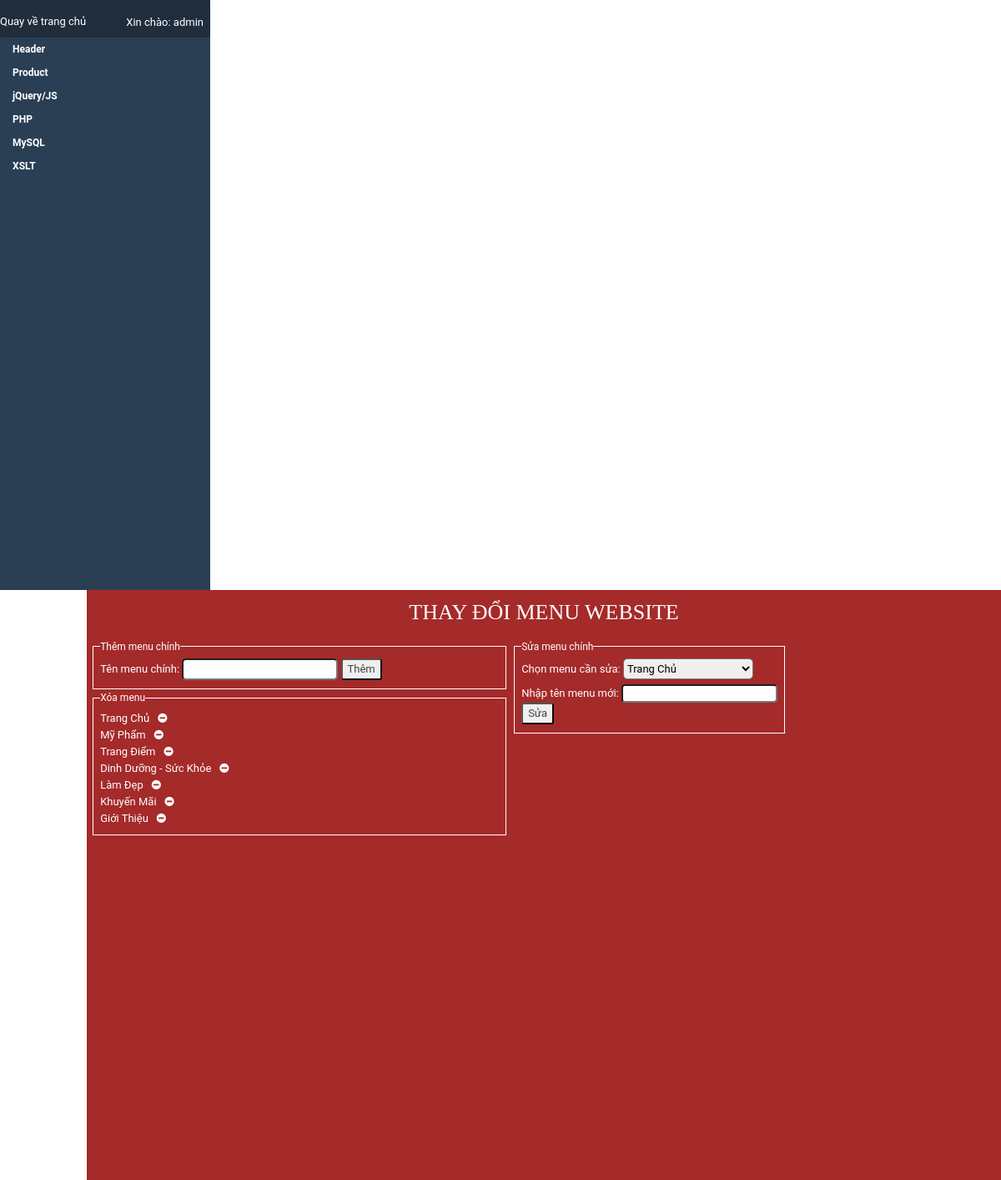
Screenshot of /admin/change-menu.php (signed in) with the database file from the repository.
### tables this page shows
CREATE TABLE `menu` (
  `id_menu` int(10) NOT NULL,
  `name_menu` varchar(50) NOT NULL,
  `link_menu` varchar(50) NOT NULL
);

### admin/change-menu.php (the view, shortened to what this page needs)
<!DOCTYPE html PUBLIC "https://www.facebook.com/huynh.sang.7374/">
<html xmlns="https://www.facebook.com/huynh.sang.7374/">
<head>
<link rel="stylesheet" type="text/css" href="../css/style.css"/>
<link rel="stylesheet" type="text/css" href="../css/reset.css"/>
<link rel="stylesheet" href="https://maxcdn.bootstrapcdn.com/font-awesome/4.4.0/css/font-awesome.min.css" />
</head>
<body>
<div id ="wrapper">
<?php
	include("../index/connect.php");
?>
<div class="ad_leftbar">
<div class="ad_login">
		<div class="back_index">
        	<a href="../index.php">Quay về trang chủ</a>
        </div>
        <div class="login">
        <?php
        	if (isset($_SESSION['username']))
			{
				echo '<a href="admin/admin.php" style="display:block; !important;" class="xinchao">Xin chào: '.$_SESSION['username'].'
				<div class="hv_member">
          		<span class="exit"><a href="logout.php">Đăng xuất</a></span>
         		 </div>
				</a>';
			}
			else
			{
				echo '<a href="admin/admin.php" style="display:none; !important;" class="xinchao">Xin chào:'.$_SESSION['username'].'</a>';
				echo '<a href="#login-box" class="login-window" style="display:block !important;">Đăng nhập/Đăng ký</a>
';
			}
		?>
        </div>
</div>
<div class="containerR">
            <ul id="nav">
                <li><a href="#" class="sub">Header</a><img src="images/up.gif" alt="" />
               		 <ul>
                        <li><a href="change-logo.php">Thay đổi logo web</a></li>
                        <li><a href="change-menu.php">Thay đổi menu web</a></li>
                        <li><a href="change-banner.php">Thay đổi banner web</a></li>
                    </ul>
                </li>
                <li><a href="ad-product.php" class="sub" tabindex="1">Product</a><img src="images/up.gif" alt="" />
                    <ul>
                        <li><a href="add-product.php" >Thêm sản phẩm</a></li>
                        <li><a href="ad-product.php" >Xóa / sửa</a></li>
                    </ul>
                </li>
                    <ul>
                        <li><a href="#">Link 1</a></li>
                        <li><a href="#">Link 2</a></li>
                        <li><a href="#">Link 3</a></li>
                        <li><a href="#">Link 4</a></li>
                        <li><a href="#">Link 5</a></li>
                    </ul>
                <li><a href="#" class="sub" tabindex="1">jQuery/JS</a><img src="images/up.gif" alt="" />
                    <ul>
                        <li><a href="#">Link 6</a></li>
                        <li><a href="#">Link 7</a></li>
                        <li><a href="#">Link 8</a></li>
                        <li><a href="#">Link 9</a></li>
                        <li><a href="#">Link 10</a></li>
                    </ul>
                </li>
                <li><a href="#">PHP</a></li>
                <li><a href="#">MySQL</a></li>
                <li><a href="#">XSLT</a></li>
            </ul>
        </div>
</div>
<div class="right_bar">
	<h1 class="tdlg">THAY ĐỔI MENU WEBSITE</h1>
    <div class="change_menu">
    	<form action="change-menu.php" method="post" name="form_menu">
        <fieldset class="field_add">
        <legend>Thêm menu chính</legend>
        	Tên menu chính: <input type="text" name="tenmenu" value="" class="ten_menu"> <input type="submit" name="ok" value="Thêm" class="them" >
            </fieldset>
        </form>
        <fieldset style="border:1px solid #fff;">
        <legend >Xóa menu</legend>
        <div class="show">
        	<ul>
       		<?php
            	$q= mysqli_query($conn,"SELECT * FROM menu");
				while($q_items = mysqli_fetch_array($q))
				{
					echo "<li>".$q_items['name_menu']."<a href='delete-menu.php?id=".$q_items['id_menu']."' class='del' title='Xóa'></a></li>";
				}
			?>
            </ul>
        </div>
        </fieldset>
    </div>
    <div class="change_menu_">
    	<form action="" method="post" name="formsua">
        	<fieldset class="field_add">
            	<legend>Sửa menu chính</legend>
                Chọn menu cần sửa:
            		<select name="sl2">
                    <?php
                    	$menu_query =mysqli_query($conn,"SELECT * FROM menu");
						while($menu_items = mysqli_fetch_array($menu_query))
						{
							echo '<option value="'.$menu_items['id_menu'].'">'.$menu_items['name_menu'].'</option>';
						}
					?>
           			</select><br/>
                    Nhập tên menu mới: <input type="text" value="" name="sua" class="sua"/><br/>
                    <input type="submit" name="yes1" value="Sửa" class="them"/><br/>
            </fieldset>
        </form>
    </div>
</div>
</div>
</body>
</html>

### css/style.css (style rules this page uses)
.login { float: right; padding-top: 12px; line-height: 30px; position:relative; }
.login a { color: #fff; }
fieldset { border:none; }
.ad_leftbar { background: #2A3F54; width: 244px; height: 707px; padding-right: 8px; float: left; }
.ad_login { width: 100%; height: 45px; padding-right: 8px; background-color: rgba(19, 20, 29, 0.42); border-radius: 3px; }
#nav { border-radius:3px; -moz-border-radius:3px; -webkit-border-radius:3px; }
#nav, #nav ul { list-style:none; padding:0; width: 100%; padding-right: 8px; }
#nav ul { position:relative; z-index:-1; }
#nav li { position:relative; z-index:100; }
#nav ul li { margin-top:-23px; -moz-transition: 0.4s linear 0.4s; -ms-transition: 0.4s linear 0.4s; -o-transition: 0.4s linear 0.4s; -webkit-transition: 0.4s linear 0.4s; transition: 0.4s linear 0.4s; }
#nav li a { color:#fff; display:block; font-size:12px; font-weight:bold; line-height:28px; outline:0; padding-left:15px; text-decoration:none; }
#nav li a.sub { background:#2A3F54 url("../images/down.gif") no-repeat; }
#nav ul li a { background-color:#eee; border-bottom:1px solid #ccc; color:#000; font-size:11px; line-height:22px; }
.containerR { padding-right: 8px; width: 100%; }
.right_bar { float: right; background: brown; width: 1096px; height: 707px; }
.tdlg { color:#fff; text-align:center; font-family: cursive; }
.change_menu { width: 500px; float: left; height: 300px; margin-left:5px; margin-top:3px; color:#fff; }
input.ten_menu { border-radius:5px; }
input.them { border-radius: 3px; }
fieldset.field_add { border: 1px solid; }
.change_menu_ { float:right; float: left; height: 300px; margin-left:5px; margin-top:3px; color:#fff; }
input.sua { height: 16px; border-radius: 4px; margin-top: 6px; }
select { height: 25px; border-radius: 5px; }
.back_index { float: left; width: 122px; padding-top: 16px; }
.back_index a { color:#fff; }
a.del:before { font-family:FontAwesome; content:"\f056"; color:#fff; }
a.del { padding-left: 10px; }

### rows the page displays
menu: name_menu "Trang Chủ"
menu: name_menu "Mỹ Phẩm"
menu: name_menu "Trang Điểm"
menu: name_menu "Dinh Dưỡng - Sức Khỏe"
menu: name_menu "Làm Đẹp"
menu: name_menu "Khuyến Mãi"
menu: name_menu "Giới Thiệu"

### other values shown
$_SESSION['username'] "admin"
form field sl2 "Trang Chủ"
